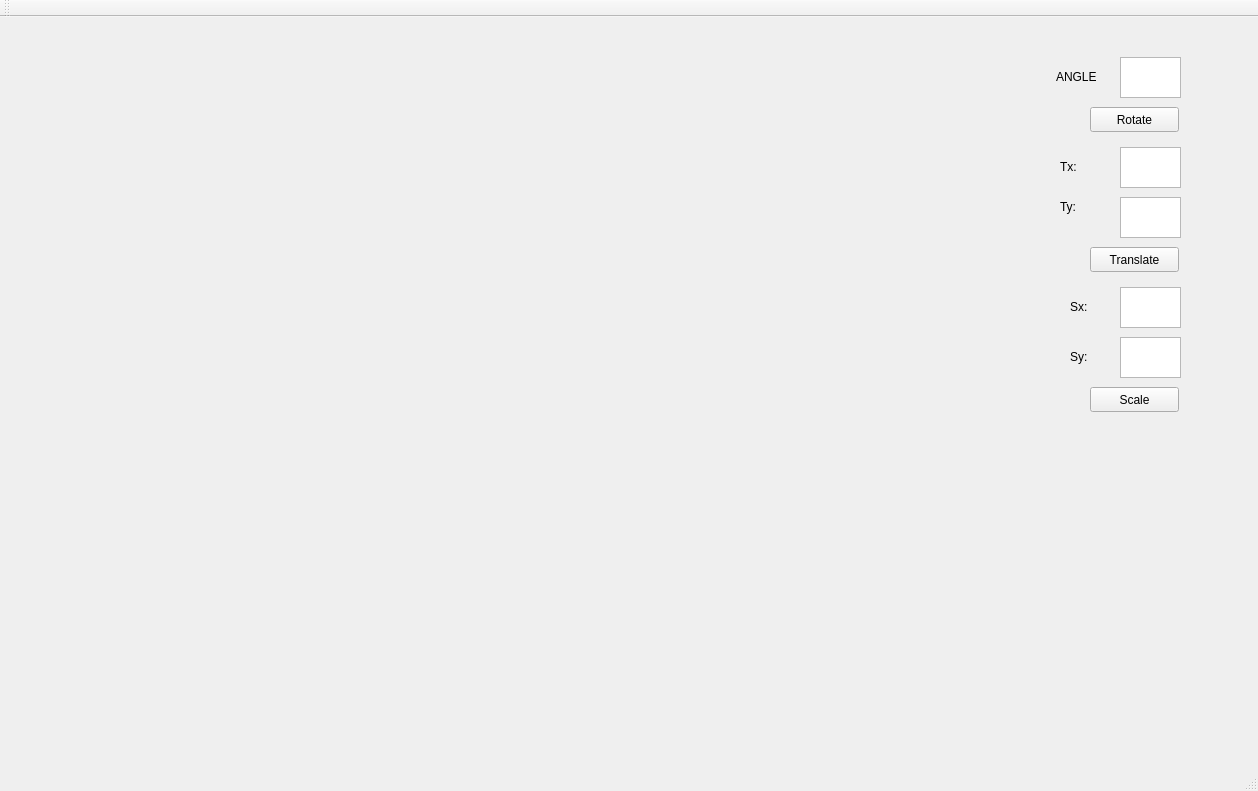
<?xml version="1.0" encoding="UTF-8"?>
<ui version="4.0">
 <class>MainWindow</class>
 <widget class="QMainWindow" name="MainWindow">
  <property name="geometry">
   <rect>
    <x>0</x>
    <y>0</y>
    <width>1258</width>
    <height>791</height>
   </rect>
  </property>
  <property name="windowTitle">
   <string>MainWindow</string>
  </property>
  <widget class="QWidget" name="centralWidget">
   <widget class="QLabel" name="label">
    <property name="geometry">
     <rect>
      <x>10</x>
      <y>30</y>
      <width>941</width>
      <height>671</height>
     </rect>
    </property>
    <property name="text">
     <string/>
    </property>
   </widget>
   <widget class="QPushButton" name="pushButton">
    <property name="geometry">
     <rect>
      <x>1090</x>
      <y>90</y>
      <width>89</width>
      <height>25</height>
     </rect>
    </property>
    <property name="text">
     <string>Rotate</string>
    </property>
   </widget>
   <widget class="QPushButton" name="pushButton_2">
    <property name="geometry">
     <rect>
      <x>1090</x>
      <y>230</y>
      <width>89</width>
      <height>25</height>
     </rect>
    </property>
    <property name="text">
     <string>Translate</string>
    </property>
   </widget>
   <widget class="QPushButton" name="pushButton_3">
    <property name="geometry">
     <rect>
      <x>1090</x>
      <y>370</y>
      <width>89</width>
      <height>25</height>
     </rect>
    </property>
    <property name="text">
     <string>Scale</string>
    </property>
   </widget>
   <widget class="QTextEdit" name="textEdit">
    <property name="geometry">
     <rect>
      <x>1120</x>
      <y>40</y>
      <width>61</width>
      <height>41</height>
     </rect>
    </property>
   </widget>
   <widget class="QTextEdit" name="textEdit_2">
    <property name="geometry">
     <rect>
      <x>1120</x>
      <y>130</y>
      <width>61</width>
      <height>41</height>
     </rect>
    </property>
   </widget>
   <widget class="QTextEdit" name="textEdit_3">
    <property name="geometry">
     <rect>
      <x>1120</x>
      <y>180</y>
      <width>61</width>
      <height>41</height>
     </rect>
    </property>
   </widget>
   <widget class="QTextEdit" name="textEdit_4">
    <property name="geometry">
     <rect>
      <x>1120</x>
      <y>270</y>
      <width>61</width>
      <height>41</height>
     </rect>
    </property>
   </widget>
   <widget class="QTextEdit" name="textEdit_5">
    <property name="geometry">
     <rect>
      <x>1120</x>
      <y>320</y>
      <width>61</width>
      <height>41</height>
     </rect>
    </property>
   </widget>
   <widget class="QLabel" name="label_2">
    <property name="geometry">
     <rect>
      <x>1056</x>
      <y>50</y>
      <width>61</width>
      <height>20</height>
     </rect>
    </property>
    <property name="text">
     <string>ANGLE</string>
    </property>
   </widget>
   <widget class="QLabel" name="label_3">
    <property name="geometry">
     <rect>
      <x>1070</x>
      <y>280</y>
      <width>41</width>
      <height>20</height>
     </rect>
    </property>
    <property name="text">
     <string>Sx:</string>
    </property>
   </widget>
   <widget class="QLabel" name="label_4">
    <property name="geometry">
     <rect>
      <x>1070</x>
      <y>330</y>
      <width>51</width>
      <height>20</height>
     </rect>
    </property>
    <property name="text">
     <string>Sy:</string>
    </property>
   </widget>
   <widget class="QLabel" name="label_5">
    <property name="geometry">
     <rect>
      <x>1060</x>
      <y>140</y>
      <width>51</width>
      <height>20</height>
     </rect>
    </property>
    <property name="text">
     <string>Tx:</string>
    </property>
   </widget>
   <widget class="QLabel" name="label_6">
    <property name="geometry">
     <rect>
      <x>1060</x>
      <y>180</y>
      <width>51</width>
      <height>20</height>
     </rect>
    </property>
    <property name="text">
     <string>Ty:</string>
    </property>
   </widget>
  </widget>
  <widget class="QMenuBar" name="menuBar">
   <property name="geometry">
    <rect>
     <x>0</x>
     <y>0</y>
     <width>1258</width>
     <height>22</height>
    </rect>
   </property>
  </widget>
  <widget class="QToolBar" name="mainToolBar">
   <attribute name="toolBarArea">
    <enum>TopToolBarArea</enum>
   </attribute>
   <attribute name="toolBarBreak">
    <bool>false</bool>
   </attribute>
  </widget>
  <widget class="QStatusBar" name="statusBar"/>
 </widget>
 <layoutdefault spacing="6" margin="11"/>
 <resources/>
 <connections/>
</ui>
